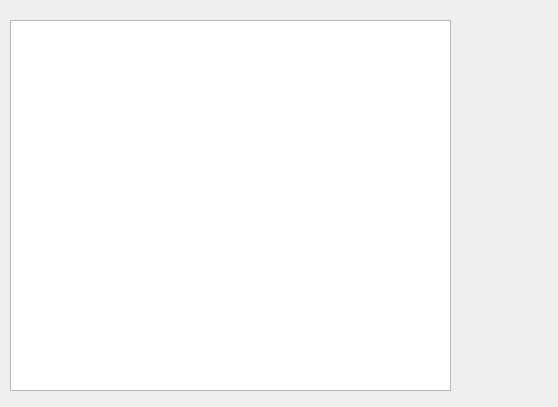
<?xml version="1.0" encoding="UTF-8"?>
<ui version="4.0">
 <class>server_config</class>
 <widget class="QDialog" name="server_config">
  <property name="geometry">
   <rect>
    <x>0</x>
    <y>0</y>
    <width>558</width>
    <height>407</height>
   </rect>
  </property>
  <property name="windowTitle">
   <string>Dialog</string>
  </property>
  <widget class="QPlainTextEdit" name="plainTextEdit">
   <property name="geometry">
    <rect>
     <x>10</x>
     <y>20</y>
     <width>441</width>
     <height>371</height>
    </rect>
   </property>
  </widget>
 </widget>
 <resources/>
 <connections/>
</ui>
